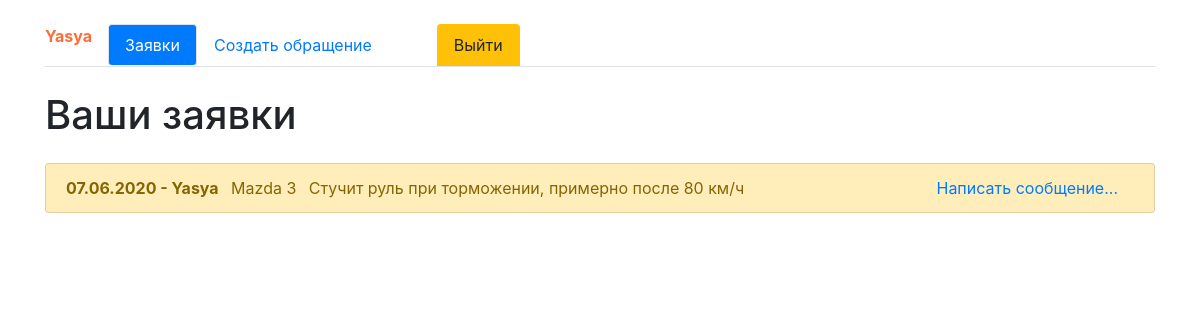
The page / (signed in) on the database its author committed.
### core/models.py (models this page shows, shortened)
class Articles(models.Model):
    author = models.ForeignKey(User, on_delete = models.CASCADE, verbose_name='Владелец заявки', blank = True, null = True )
    create_date = models.DateTimeField(auto_now=True)
    name = models.CharField(max_length=200, verbose_name='Автомобиль')
    text = models.TextField(verbose_name='Проблема')
    status = models.BooleanField(verbose_name='Статус заявки', default=False)

### core/views.py (the view)
# urls.py: path('', views.HomeListView.as_view(), name='home'),
class HomeListView(ListView):
    model = Articles
    template_name = 'index.html'
    context_object_name = 'list_articles'

### core/templates/index.html (shortened to what this page needs)
<!doctype html>
<html lang="ru">
  <head>
    <link rel="stylesheet" href="https://stackpath.bootstrapcdn.com/bootstrap/4.4.1/css/bootstrap.min.css">
  </head>
  <body>
      <div class="container mt-4">
          <ul class="nav nav-tabs">
{% if request.user.is_authenticated %}
    <div class="mr-3">
    <b style="color:#ff6c36">{{request.user}}</b>
    </div>
    <li class="nav nav-pills">
      {% url 'home' as url_home %}
    <a class="nav-link {% if url_home == request.path %}active{% endif %}" href="{{url_home}}">Заявки</a>
    </li>
    <li class="nav-item">
      {% url 'edit_page' as url_edit_page %}
      {% if request.user.username == "admin" %}
     <a class="nav-link {% if url_edit_page == request.path %}active{% endif %}" href="{{url_edit_page}}">Редактор заявок</a>
     {% else %}
     <a class="nav-link {% if url_edit_page == request.path %}active{% endif %}" href="{{url_edit_page}}">Создать обращение</a>
     {% endif %}
    </li>
    <li class="nav-item">
    {% url 'logout_page' as url_logout_page %}
    <a class="nav-link btn-warning ml-5" href="{{url_logout_page}}">Выйти</a>
    </li>
    {% endif %}
</ul>
    {% block content %}
     {% if request.user.is_authenticated == False %}
     <h1 class="mt-4">Пожалуйста выполните авторизацию. Вы у нас впервые?</h1>
     <h2 class="mt-4">Пройдите быструю регистрацию и Вы сможете оставить заявку на Техническое Обслуживание</h2>
     {% else %}
     {% if request.user.username == "admin" %}
     <h1 class="mt-4">Заявки для обработки</h1>
     {% else %}
     <h1 class="mt-4">Ваши заявки</h1>
     {% endif %}
    {% endif %}
 {% if request.user.username == "admin" %}
    {% for i in list_articles %}
                <ul class="list-group mt-4">
                <li class="list-group-item list-group-item-warning">
                    <b>{{i.create_date|date:'d.m.Y'}} - {{i.author}}</b>
                <span class="m-2">{{i.name}}</span>
                <span>{{i.text|truncatechars:"50"}}</span>
                <span class="float-right mr-3"><a href="/detail/{{i.id}}">Общение с клиентом...</a></span>
                </li>
                </ul>
{% endfor %}
    {% else %}
        {% for i in list_articles %}
              {% if request.user == i.author %}
                <ul class="list-group mt-4">
                <li class="list-group-item list-group-item-warning">
                    <b>{{i.create_date|date:'d.m.Y'}} - {{i.author}}</b>
                <span class="m-2">{{i.name}}</span>
                <span>{{i.text|truncatechars:"50"}}</span>
                <span class="float-right mr-3"><a href="/detail/{{i.id}}">Написать сообщение...</a></span>
                </li>
                </ul>
                {% endif %}
{% endfor %}
    {% endif %}
{% endblock %}
</div>
  </body>
</html>

### rows shown on the page
Articles: create_date "07.06.2020", author "Yasya", name "Mazda 3", text "Стучит руль при торможении, примерно после 80 км/ч"

### other values the page prints
{{ request.user }} "Yasya"
